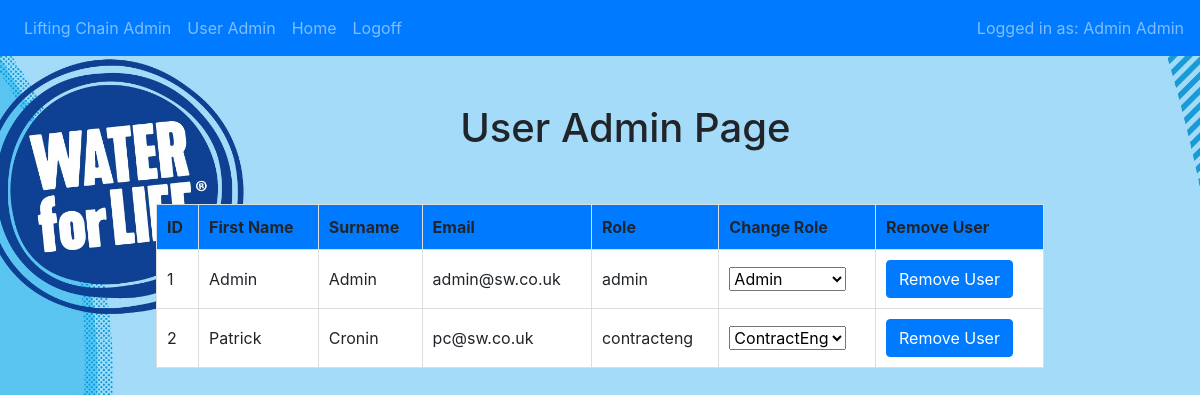
The app's page /adminusers (signed in) with its own data.
### Website/models.py (models this page shows)
class User(db.Model, UserMixin):
    id = db.Column(db.Integer, primary_key=True, nullable=False)
    email = db.Column(db.String(20), unique=True, nullable=False)
    firstname = db.Column(db.String(50), nullable=False)
    surname = db.Column(db.String(150), nullable=False)
    role = db.Column(db.String(10))
    password = db.Column(db.String(50), nullable=False)
    lifting_chains = db.relationship('LiftingChain')

### Website/views.py (the view)
@views.route('/adminusers', methods=['GET', 'POST'])
@admin_required
def useradmin():
    try:
        user_list = User.query.all()
        return render_template('adminusers.html', user=current_user, user_list=user_list)
    except Exception as e:
        logging.error(f'Error get user data: {e}')
        flash('An Error occurred trying to retrieve user data. Please try again.', category='error')
        return redirect(url_for('views.home'))

### Website/userrolewrappers.py (called while the page is built)
def admin_required(f):
    @wraps(f)
    @login_required
    def decorated_function(*args, **kwargs):
        try:
            if not current_user.role.upper() == 'ADMIN':
                flash('Admin Role required for access', category='error')
                abort(403)
        except AttributeError as e:
            logging.error(f"Error while checking admin role: {e}")
            flash('An Error has occurred. Please try again.', category='error')
            return redirect(url_for('auth.login'))
        except Exception as e:
            logging.error(f"Error in admin_required decorater: {e}")
            flash('An Error has occurred. Please try again.')
            return redirect(url_for('auth.login'))
        return f(*args, **kwargs)
    return decorated_function

### Website/templates/adminusers.html (shortened to what this page needs)
{% extends "base.html" %}
{% block content %}<br><br><h1 align="center">&emsp; User Admin Page</h1>
<br>
<table>
  <thead>
    <tr>
      <th>ID</th>
      <th>First Name</th>
      <th>Surname</th>
      <th>Email</th>
      <th>Role</th>
      <th>Change Role</th>
      <th>Remove User</th>
    </tr>
  </thead>
  <tbody>
    {% for user in user_list %}
    <tr>
      <td> {{ user.id }} </td>
      <td> {{ user.firstname }} </td>
      <td> {{ user.surname }} </td>
      <td> {{ user.email}} </td>
      <td> {{ user.role}} </td>
      <td>
        <form action="{{ url_for('views.update_role', id=user.id) }}" method="POST">
          <select name="role" onchange="confirmRoleChange(this.form, this.value)">
            <option value="admin" {% if user.role =='admin' %}selected{% endif %}>Admin</option>
            <option value="contracteng" {% if user.role =='contracteng' %}selected{% endif %}>ContractEng</option>
          </select>
        </form>
      </td>
      <td>
        <form action="{{ url_for('views.delete_user', id=user.id) }}" method="POST" onsubmit="return confirm('Are you sure you want to delete this user?');">
          <button type="submit" class="btn btn-primary">Remove User</button>
        </form>
      </td>
    </tr>
    {% endfor %}
  </tbody>
</table>
{% endblock %}

### Website/templates/base.html (shortened to what this page needs)
<!DOCTYPE html>
<html lang="en">
<head>
    <link
      rel="stylesheet"
      href="https://stackpath.bootstrapcdn.com/bootstrap/4.4.1/css/bootstrap.min.css"
    />
    <link
      rel="stylesheet"
      href="https://stackpath.bootstrapcdn.com/font-awesome/4.7.0/css/font-awesome.min.css"
    />
</head>
<body>
    <nav class="navbar navbar-expand-lg navbar-dark bg-primary">
       <div class="collapse navbar-collapse" id="navbar">
           <div class="navbar-nav">
               {% if user.is_authenticated and user.role.upper() == 'ADMIN' %}
               <a class="nav-item nav-link" id="adminchains" href="/adminchains">Lifting Chain Admin</a>
               <a class="nav-item nav-link" id="adminusers" href="/adminusers">User Admin</a>
               {% endif %}
               {% if user.is_authenticated %}
               <a class="nav-item nav-link" id="home" href="/">Home</a>
               <a class="nav-item nav-link" id="logoff" href="/logoff">Logoff</a>
               {% else %}
               <a class="nav-item nav-link" id="login" href="/login">Login</a>
               <a class="nav-item nav-link" id="signup" href="/signup">Sign Up</a>
               {% endif %}
           </div>
           {% if user.is_authenticated %}
           <span class="navbar-text ml-auto">
               Logged in as: {{ user.firstname }} {{ user.surname }}
           </span>
           {% endif %}
        </div>
    </nav>
    <div class="container">
    {% block content %}
    {% endblock %}
    </div>
</body>
</html>

### Website/templates/adminusers.html (style rules this page uses)
table { width: 80%; margin: 20px auto; border-collapse: collapse; }
th, td { padding: 10px; text-align: left; border: 1px solid #ddd; }
th { background-color: #007bff; }
td { background-color: white; }
form { display: inline; }

### records on screen
User: firstname "Admin", surname "Admin", id "1", email "admin@sw.co.uk", role "admin", role "Admin"
User: id "2", firstname "Patrick", surname "Cronin", email "pc@sw.co.uk", role "contracteng", role "ContractEng"
